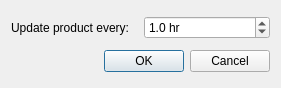
<?xml version="1.0" encoding="UTF-8"?>
<ui version="4.0">
 <class>watchProductDialog</class>
 <widget class="QDialog" name="watchProductDialog">
  <property name="geometry">
   <rect>
    <x>0</x>
    <y>0</y>
    <width>281</width>
    <height>88</height>
   </rect>
  </property>
  <property name="windowTitle">
   <string>Dialog</string>
  </property>
  <layout class="QVBoxLayout" name="verticalLayout">
   <item>
    <layout class="QHBoxLayout" name="horizontalLayout">
     <item>
      <widget class="QLabel" name="label">
       <property name="text">
        <string>Update product every:</string>
       </property>
      </widget>
     </item>
     <item>
      <widget class="QDoubleSpinBox" name="periodBox">
       <property name="suffix">
        <string> hr</string>
       </property>
       <property name="decimals">
        <number>1</number>
       </property>
       <property name="minimum">
        <double>0.500000000000000</double>
       </property>
       <property name="maximum">
        <double>24.000000000000000</double>
       </property>
       <property name="singleStep">
        <double>0.500000000000000</double>
       </property>
       <property name="value">
        <double>1.000000000000000</double>
       </property>
      </widget>
     </item>
    </layout>
   </item>
   <item>
    <widget class="QDialogButtonBox" name="buttonBox">
     <property name="orientation">
      <enum>Qt::Horizontal</enum>
     </property>
     <property name="standardButtons">
      <set>QDialogButtonBox::Cancel|QDialogButtonBox::Ok</set>
     </property>
    </widget>
   </item>
  </layout>
 </widget>
 <resources/>
 <connections>
  <connection>
   <sender>buttonBox</sender>
   <signal>accepted()</signal>
   <receiver>watchProductDialog</receiver>
   <slot>accept()</slot>
   <hints>
    <hint type="sourcelabel">
     <x>248</x>
     <y>254</y>
    </hint>
    <hint type="destinationlabel">
     <x>157</x>
     <y>274</y>
    </hint>
   </hints>
  </connection>
  <connection>
   <sender>buttonBox</sender>
   <signal>rejected()</signal>
   <receiver>watchProductDialog</receiver>
   <slot>reject()</slot>
   <hints>
    <hint type="sourcelabel">
     <x>316</x>
     <y>260</y>
    </hint>
    <hint type="destinationlabel">
     <x>286</x>
     <y>274</y>
    </hint>
   </hints>
  </connection>
 </connections>
</ui>
